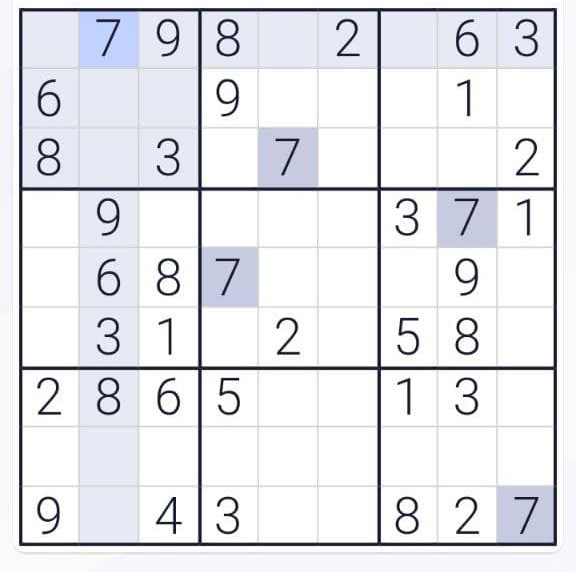
#> input picture images/test1_croped.jpg, 576 x 572 px
$ python morph_test.py
#> lines starting #> are read from the running program, lines starting #| are printed output that depends on the picture; after the words box and inside, x2 and y2 are one past the last pixel; in counts of white or black regions, pixels touching at a corner belong together
import os
import cv2
import numpy as np

name = 'images/test1_croped.jpg'
# name = 'images/test2.png'

with open(name, 'rb') as f:
    image_np = np.frombuffer(f.read(), dtype=np.uint8)
    image = cv2.imdecode(image_np, flags=1)
#> image is the input picture: shape (572, 576, 3); mean B, G, R 235, 230.5, 229.5

    image_gray = cv2.cvtColor(image, cv2.COLOR_BGR2GRAY)
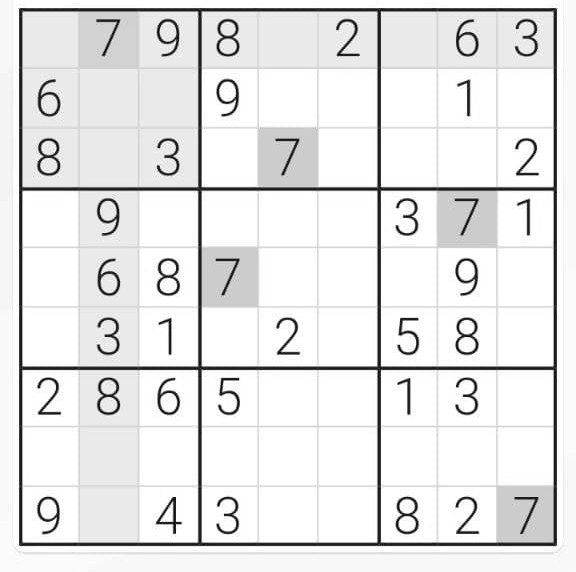
#> image_gray: shape (572, 576); min 0, max 255, mean 230.7

image = image_gray

cv2.imshow('original', image)

BLUR_KERNEL_SIZE = (17, 17)
STD_DEV_X_DIRECTION = 0
STD_DEV_Y_DIRECTION = 0
blurred = cv2.GaussianBlur(image, BLUR_KERNEL_SIZE, STD_DEV_X_DIRECTION, STD_DEV_Y_DIRECTION)
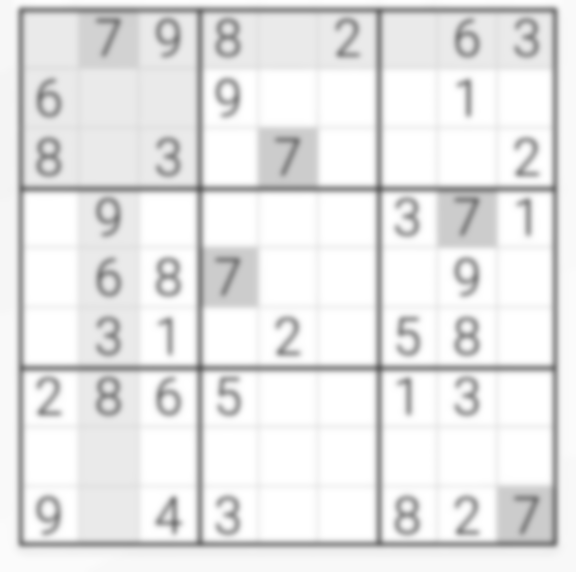
#> blurred: shape (572, 576); min 100, max 255, mean 230.7
MAX_COLOR_VAL = 255
BLOCK_SIZE = 15
SUBTRACT_FROM_MEAN = -2

img_bin = cv2.adaptiveThreshold(
    ~blurred,
    MAX_COLOR_VAL,
    cv2.ADAPTIVE_THRESH_MEAN_C,
    cv2.THRESH_BINARY,
    BLOCK_SIZE,
    SUBTRACT_FROM_MEAN,
)
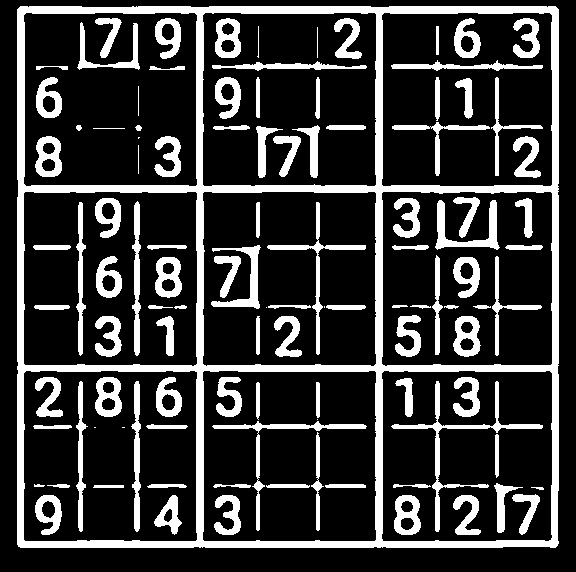
#> img_bin: shape (572, 576); 21.7% white; 109 white regions (6 under 20 px), largest, box (x1, y1, x2, y2) and area: (17, 6, 559, 548) 30790, (391, 381, 543, 532) 1624, (212, 421, 367, 531) 1112

cv2.imshow("img_bin", img_bin)

vertical = horizontal = img_bin.copy()
SCALE = 5
image_width, image_height = horizontal.shape
#> image_width = 572; image_height = 576
horizontal_kernel = cv2.getStructuringElement(cv2.MORPH_RECT, (int(image_width / SCALE), 1))
horizontally_opened = cv2.morphologyEx(img_bin, cv2.MORPH_OPEN, horizontal_kernel)
#> horizontally_opened: shape (572, 576); 4.6% white; 8 white regions, largest, box (x1, y1, x2, y2) and area: (18, 541, 560, 548) 3706, (18, 6, 560, 13) 3566, (19, 185, 560, 192) 3402
vertical_kernel = cv2.getStructuringElement(cv2.MORPH_RECT, (1, int(image_height / SCALE)))
#> vertical_kernel = 115 values from 1 to 1
vertically_opened = cv2.morphologyEx(img_bin, cv2.MORPH_OPEN, vertical_kernel)
#> vertically_opened: shape (572, 576); 5% white; 9 white regions, largest, box (x1, y1, x2, y2) and area: (17, 6, 25, 548) 3909, (376, 7, 383, 548) 3715, (552, 6, 559, 548) 3707


cv2.imshow('horizontally_opened', horizontally_opened)
cv2.imshow('vertically_opened', vertically_opened)

horizontally_dilated = cv2.dilate(horizontally_opened, cv2.getStructuringElement(cv2.MORPH_RECT, (40, 1)))
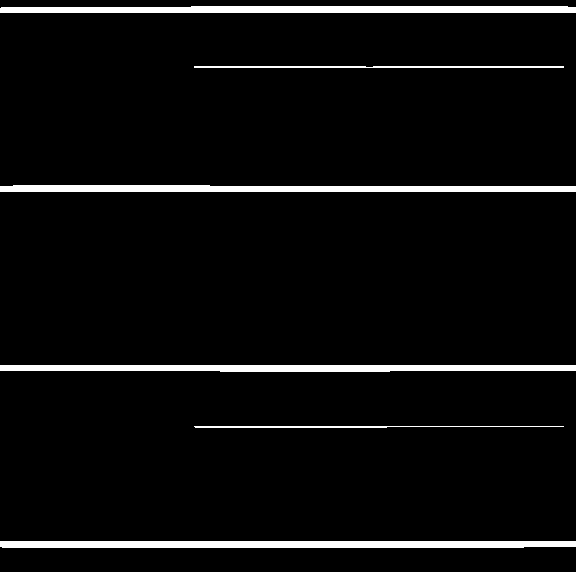
#> horizontally_dilated: shape (572, 576); 5% white; 6 white regions, box (x1, y1, x2, y2) and area: (0, 541, 576, 548) 3978, (0, 6, 576, 13) 3832, (0, 185, 576, 192) 3653, (0, 365, 576, 372) 3626, (194, 66, 564, 68) 733, (194, 426, 564, 428) 562
vertically_dilated = cv2.dilate(vertically_opened, cv2.getStructuringElement(cv2.MORPH_RECT, (1, 60)))
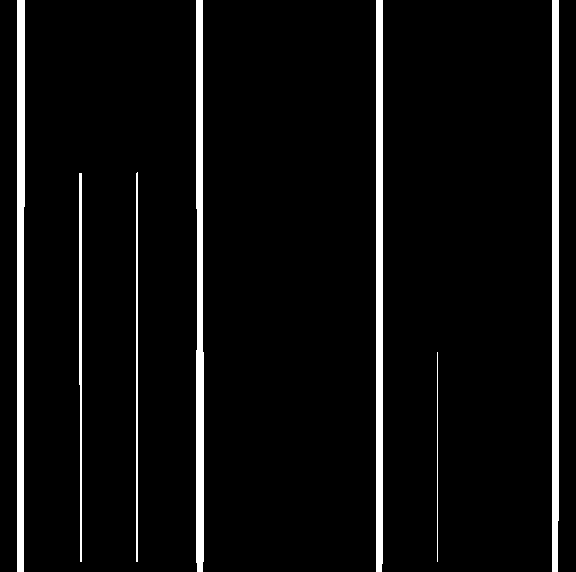
#> vertically_dilated: shape (572, 576); 5.5% white; 7 white regions

mask = horizontally_dilated + vertically_dilated
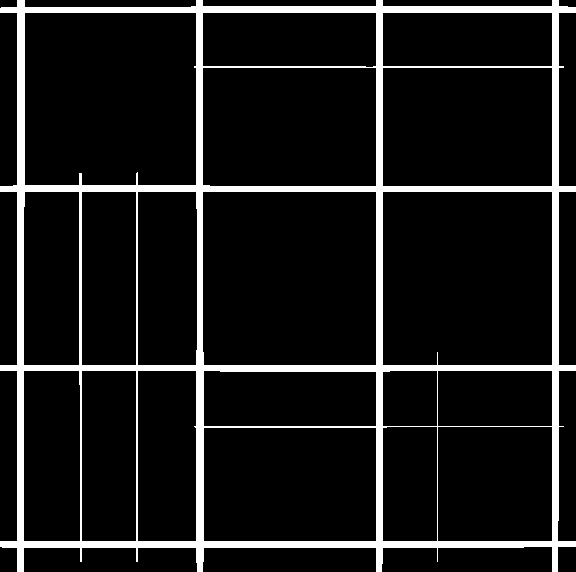
#> mask: shape (572, 576); min 0, max 255, mean 26
contours, heirarchy = cv2.findContours(
    mask, cv2.RETR_EXTERNAL, cv2.CHAIN_APPROX_SIMPLE,
)
#> contours = 1 contour; box (x1, y1, x2, y2) and area: (0, 0, 576, 572) 293926

MIN_TABLE_AREA = 1e5
contours = [c for c in contours if cv2.contourArea(c) > MIN_TABLE_AREA]
perimeter_lengths = [cv2.arcLength(c, True) for c in contours]
#> perimeter_lengths = [2757.9]
epsilons = [0.1 * p for p in perimeter_lengths]
#> epsilons = [275.8]
approx_polys = [cv2.approxPolyDP(c, e, True) for c, e in zip(contours, epsilons)]
#> approx_polys = [[[1, 7], [17, 571], [557, 571], [575, 7]]]
bounding_rects = [cv2.boundingRect(a) for a in approx_polys]
#> bounding_rects = [(1, 7, 575, 565)]

# The link where a lot of this code was borrowed from recommends an
# additional step to check the number of "joints" inside this bounding rectangle.
# A table should have a lot of intersections. We might have a rectangular image
# here though which would only have 4 intersections, 1 at each corner.
# Leaving that step as a future TODO if it is ever necessary.
images = [image[y:y+h, x:x+w] for x, y, w, h in bounding_rects]
#> images = 1 item

cv2.imshow("table", images[0])
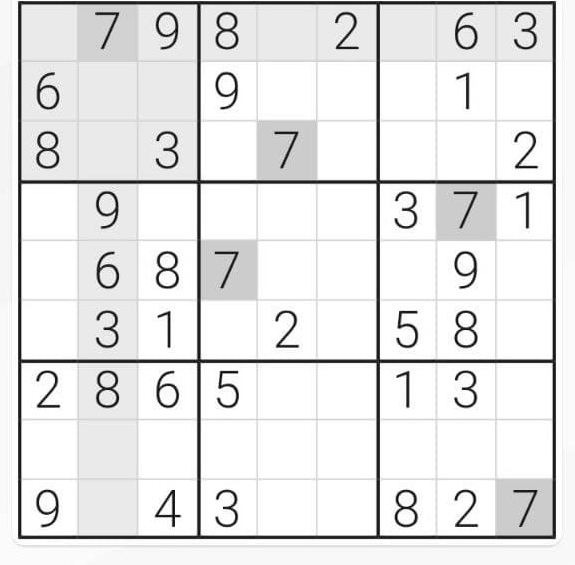
#> window 'table': shape (565, 575); min 0, max 255, mean 230.4


cv2.waitKey(0)
cv2.destroyAllWindows()

$ run again, with images/test2.png saved as images/test1_croped.jpg
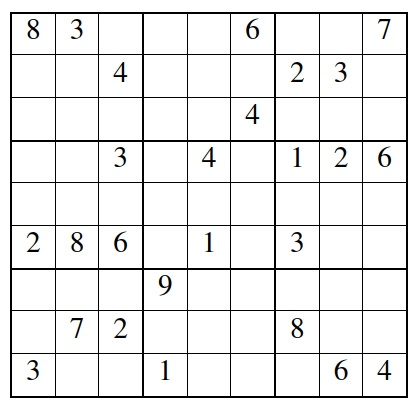
#> input picture images/test2.png, 418 x 405 px
#> image is the input picture: shape (405, 418, 3); mean B, G, R 235.6, 235.7, 235.6
#> `img_bin = cv2.adaptiveThreshold( ~blurred, MAX_COLOR_VAL, cv2.ADAPTIVE..`:
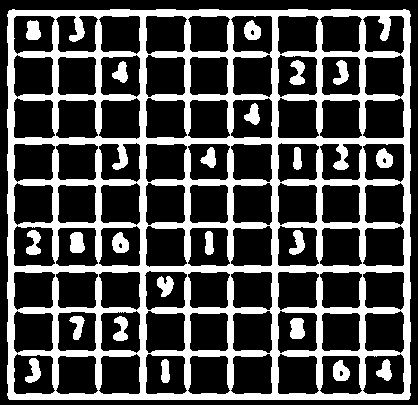
#> img_bin: shape (405, 418); 30.4% white; 23 white regions, largest, box (x1, y1, x2, y2) and area: (7, 9, 411, 400) 46520, (290, 318, 305, 339) 268, (70, 232, 85, 253) 265
#> horizontally_opened: shape (405, 418); 11.9% white; 10 white regions, largest, box (x1, y1, x2, y2) and area: (7, 10, 411, 16) 2414, (7, 394, 411, 400) 2414, (8, 138, 410, 144) 2409
#> vertically_opened: shape (405, 418); 11.7% white; 10 white regions, largest, box (x1, y1, x2, y2) and area: (8, 9, 14, 400) 2340, (404, 9, 410, 400) 2340, (272, 10, 278, 400) 2340
#> horizontally_dilated: shape (405, 418); 13.2% white; 10 white regions, largest, box (x1, y1, x2, y2) and area: (0, 10, 418, 16) 2508, (0, 138, 418, 144) 2508, (0, 266, 418, 272) 2508
#> vertically_dilated: shape (405, 418); 12.9% white; 10 white regions
#> contours = 1 contour; box (x1, y1, x2, y2) and area: (0, 0, 418, 405) 157362
#> perimeter_lengths = [2149.6]
#> epsilons = [215]
#> approx_polys = [[[8, 0], [0, 399], [417, 399], [409, 0]]]
#> bounding_rects = [(0, 0, 418, 400)]
#> images = 1 item
#> `cv2.imshow("table", images[0])`:
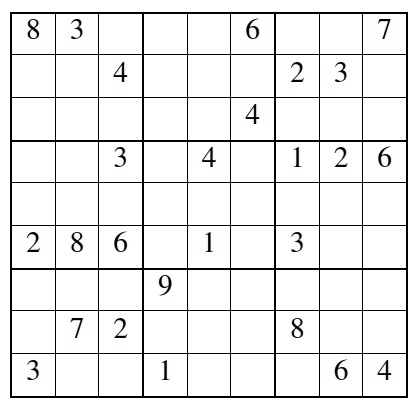
#> window 'table': shape (400, 418); min 0, max 255, mean 235.4

$ run again, with images/test1.jpg copied over images/test1_croped.jpg
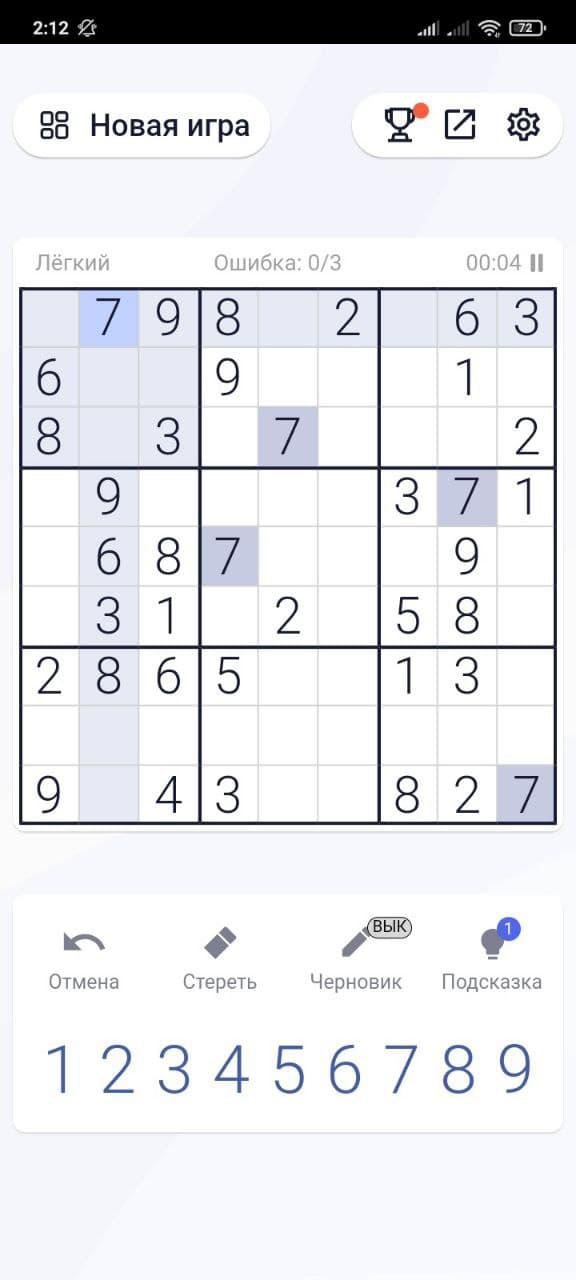
#> input picture images/test1.jpg, 576 x 1280 px
#> image is the input picture: shape (1280, 576, 3); mean B, G, R 234.3, 230.6, 229.8
#> `img_bin = cv2.adaptiveThreshold( ~blurred, MAX_COLOR_VAL, cv2.ADAPTIVE..`:
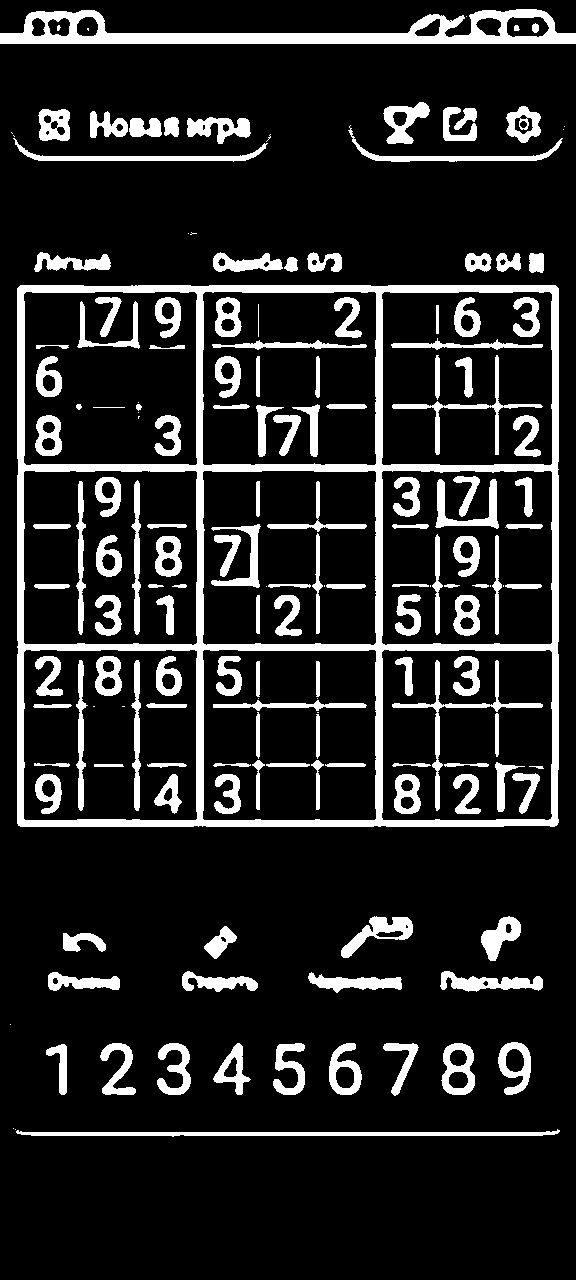
#> img_bin: shape (1280, 576); 14.5% white; 168 white regions (26 under 20 px), largest, box (x1, y1, x2, y2) and area: (17, 285, 559, 827) 30785, (0, 9, 576, 44) 8421, (16, 1129, 560, 1137) 2151
#> horizontally_opened: shape (1280, 576); 2.7% white; 6 white regions, box (x1, y1, x2, y2) and area: (0, 33, 576, 44) 5443, (18, 286, 560, 292) 3246, (18, 820, 560, 826) 3246, (19, 465, 560, 471) 3241, (18, 645, 559, 650) 2702, (17, 1132, 560, 1136) 1977
#> vertically_opened: shape (1280, 576); 2.2% white; 9 white regions, largest, box (x1, y1, x2, y2) and area: (17, 285, 25, 827) 3909, (376, 286, 383, 827) 3714, (196, 286, 204, 827) 3705
#> horizontally_dilated: shape (1280, 576); 2.8% white; 6 white regions, box (x1, y1, x2, y2) and area: (0, 33, 576, 44) 5580, (0, 465, 576, 471) 3456, (0, 820, 576, 826) 3456, (0, 286, 576, 292) 3455, (0, 645, 576, 650) 2880, (0, 1132, 576, 1136) 2123
#> vertically_dilated: shape (1280, 576); 2.5% white; 7 white regions
#> `contours, heirarchy = cv2.findContours( mask, cv2.RETR_EXTERNAL, cv2.C..`: contours = 3 contours; box (x1, y1, x2, y2) and area: (0, 256, 576, 857) 293646, (0, 33, 576, 44) 4997, (0, 1132, 576, 1136) 1546
#> `contours = [c for c in contours if cv2.contourArea(c) > MIN_TABLE_AREA]`: contours = 1 contour; box (x1, y1, x2, y2) and area: (0, 256, 576, 857) 293646
#> perimeter_lengths = [2976.6]
#> epsilons = [297.7]
#> approx_polys = [[[20, 256], [18, 855], [556, 855], [558, 259]]]
#> bounding_rects = [(18, 256, 541, 600)]
#> images = 1 item
#> `cv2.imshow("table", images[0])`:
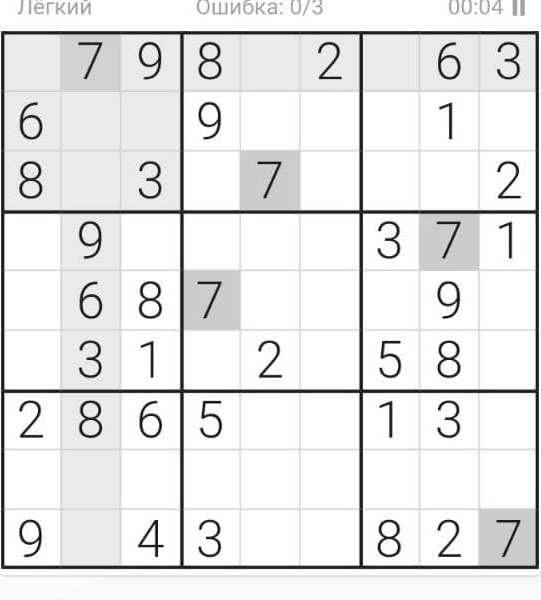
#> window 'table': shape (600, 541); min 0, max 255, mean 230.3

$ run again, with images/test4.jpg copied over images/test1_croped.jpg
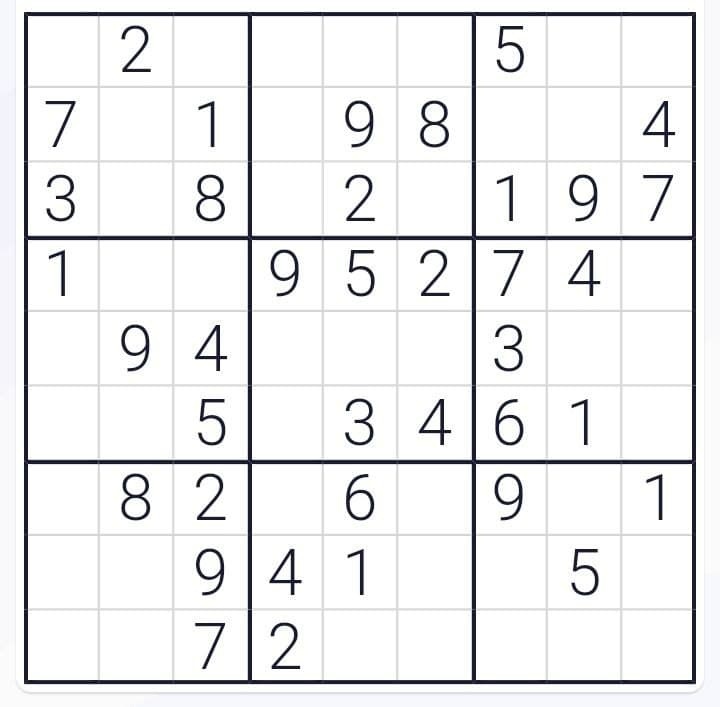
#> input picture images/test4.jpg, 720 x 707 px
#> image is the input picture: shape (707, 720, 3); mean B, G, R 238.1, 237.2, 236.9
#> img_bin: shape (707, 720); 20.2% white; 48 white regions, largest, box (x1, y1, x2, y2) and area: (22, 10, 698, 686) 41445, (262, 251, 462, 450) 3867, (262, 27, 461, 226) 3810
#> horizontally_opened: shape (707, 720); 5.7% white; 22 white regions, largest, box (x1, y1, x2, y2) and area: (22, 678, 698, 686) 5248, (22, 10, 698, 18) 5056, (23, 458, 697, 466) 5016
#> vertically_opened: shape (707, 720); 6.1% white; 22 white regions, largest, box (x1, y1, x2, y2) and area: (690, 11, 698, 687) 5287, (22, 11, 30, 687) 5286, (246, 12, 254, 686) 5246
#> horizontally_dilated: shape (707, 720); 6.3% white; 10 white regions, largest, box (x1, y1, x2, y2) and area: (3, 678, 718, 686) 5650, (3, 10, 718, 18) 5439, (4, 458, 717, 466) 5411
#> vertically_dilated: shape (707, 720); 6.8% white; 10 white regions
#> contours = 1 contour; box (x1, y1, x2, y2) and area: (3, 0, 718, 707) 457702
#> perimeter_lengths = [3565.2]
#> epsilons = [356.5]
#> approx_polys = [[[6, 10], [22, 706], [697, 706], [717, 13]]]
#> bounding_rects = [(6, 10, 712, 697)]
#> images = 1 item
#> `cv2.imshow("table", images[0])`:
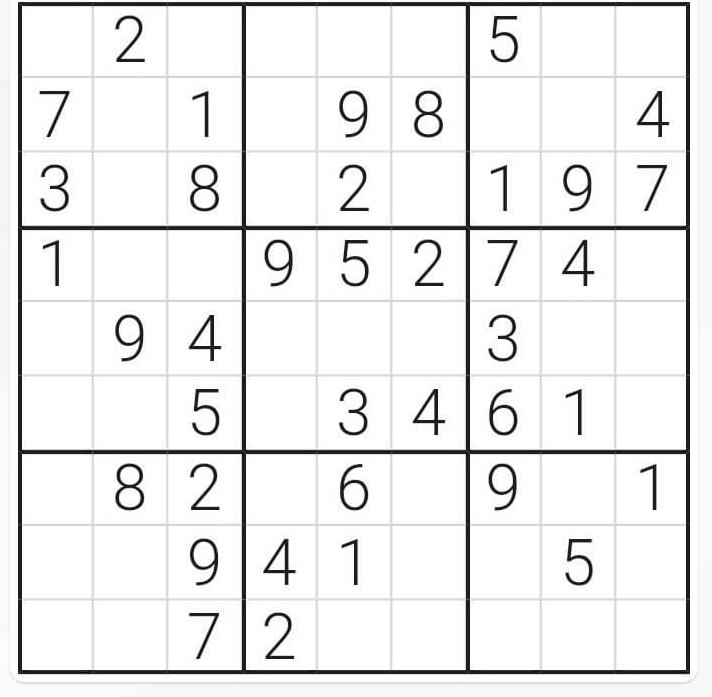
#> window 'table': shape (697, 712); min 0, max 255, mean 236.9
